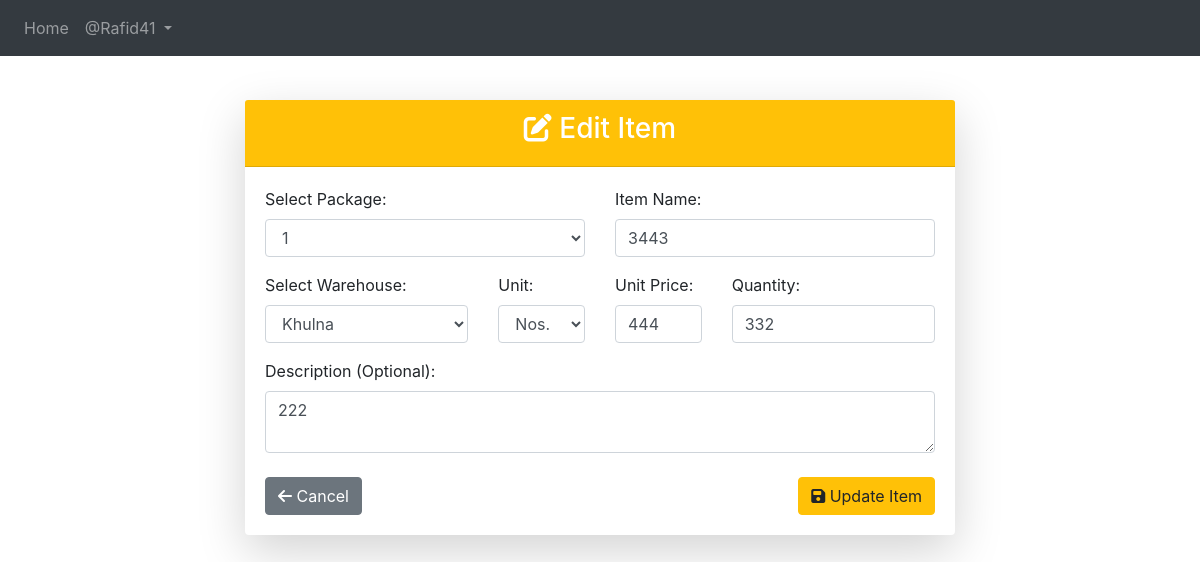
/entry/edit-item/4/ (signed in), run on an earlier commit of the app's database.
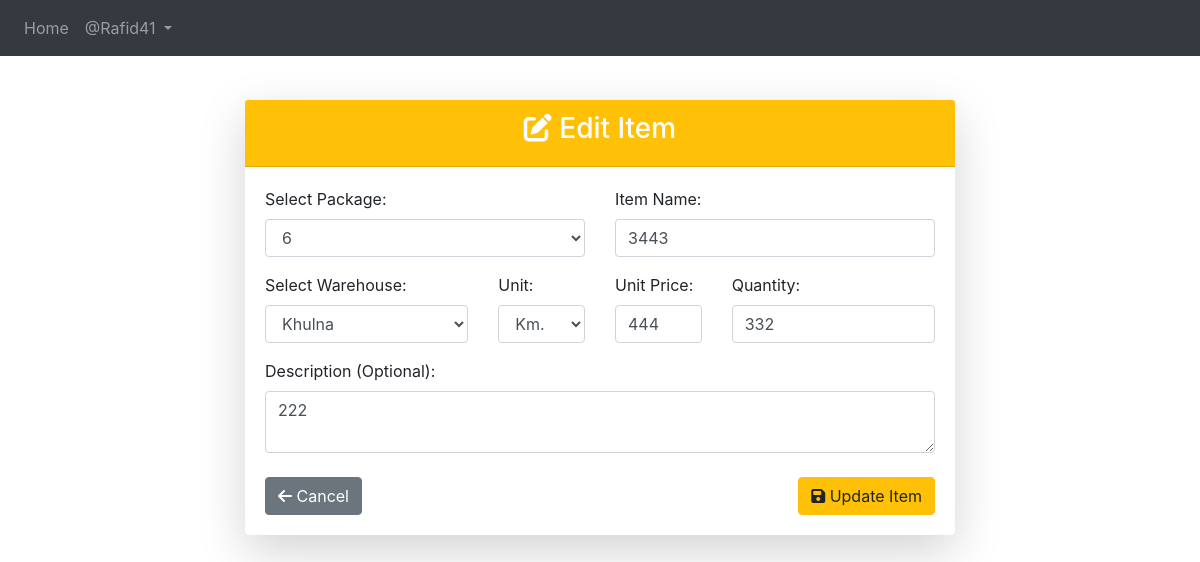
And on a later commit of the database.
### App_Entry/models.py (models this page shows, shortened)
class Item(models.Model):
    WAREHOUSE_CHOICES = [
        ("Dhaka", "Dhaka"),
        ("Khulna", "Khulna"),
        ("Chittagong", "Chittagong"),
    ]
    UNIT_CHOICES = [
        ("Nos.", "Nos."),
        ("Mtr.", "Mtr."),
        ("Km.", "Km."),
        ("Set.", "Set."),
        ("Pair.", "Pair."),
    ]
    name = models.CharField(max_length=255)
    description = models.TextField(blank=True, null=True)
    warehouse = models.CharField(
        max_length=50, choices=WAREHOUSE_CHOICES, default="Dhaka"
    )
    unit_of_item = models.CharField(
        max_length=10, choices=UNIT_CHOICES, default="Nos."
    )  # Updated field
    unit_price = models.BigIntegerField(default=0)
    quantity_of_item = models.BigIntegerField(default=0)
    package = models.ForeignKey(
        Package,
        on_delete=models.SET_NULL,
        related_name="package_of_item",
        null=True,
    )
    created_at = models.DateTimeField(auto_now_add=True)

class Package(models.Model):
    packageId = models.BigIntegerField(unique=True)

### App_Entry/views.py (the view, shortened to what this page needs)
# urls.py: path("edit-item/<int:item_id>/", views.edit_item, name="edit_item"),
@login_required
def edit_item(request, item_id):
    item = get_object_or_404(Item, pk=item_id)  # Get the item by ID
    packages = Package.objects.all()
    return render(
        request,
        "App_Entry/edit_item.html",
        {
            "item": item,
            "packages": packages,
            "warehouse_choices": Item.WAREHOUSE_CHOICES,
            "unit_choices": Item.UNIT_CHOICES,
        },
    )

### templates/App_Entry/edit_item.html (shortened to what this page needs)
{% extends 'base.html' %}
{% load crispy_forms_tags %}
{% load static %}
{% block body_block %}
<div class="container mt-4">
    <div class="row">
        <div class="col-lg-8 mx-auto">
            <div class="card shadow-lg border-0">
                <div class="card-header bg-warning text-white text-center">
                    <h3><i class="fas fa-edit"></i> Edit Item</h3>
                </div>
                <div class="card-body">
                    <form method="POST">
                        <div class="row">
                            <div class="col-md-6">
                                <label>Select Package:</label>
                                <select name="package" class="form-control" required>
                                    {% for package in packages %}
                                    <option value="{{ package.id }}" {% if item.package.id == package.id %}selected{% endif %}>
                                        {{ package.packageId }}
                                    </option>
                                    {% endfor %}
                                </select>
                            </div>
                            <div class="col-md-6">
                                <label>Item Name:</label>
                                <input type="text" name="item_name" class="form-control" value="{{ item.name }}" required>
                            </div>
                        </div>
                        <div class="row mt-3">
                            <div class="col-md-4">
                                <label>Select Warehouse:</label>
                                <select name="warehouse" class="form-control" required>
                                    {% for wh in warehouse_choices %}
                                    <option value="{{ wh.0 }}" {% if item.warehouse == wh.0 %}selected{% endif %}>
                                        {{ wh.1 }}
                                    </option>
                                    {% endfor %}
                                </select>
                            </div>
                            <div class="col-md-2">
                                <label>Unit:</label>
                                <select name="unit_of_item" class="form-control" required>
                                    {% for unit_key, unit_label in unit_choices %}
        <option value="{{ unit_key }}" {% if item.unit_of_item == unit_key %}selected{% endif %}>
            {{ unit_label }}
        </option>
    {% endfor %}
                                </select>
                            </div>
                            <div class="col-md-2">
                                <label>Unit Price:</label>
                                <input type="number" name="unit_price" class="form-control" value="{{ item.unit_price }}" required>
                            </div>
                            <div class="col-md-4">
                                <label>Quantity:</label>
                                <input type="number" name="quantity_of_item" class="form-control" value="{{ item.quantity_of_item }}" required>
                            </div>
                        </div>
                        <div class="form-group mt-3">
                            <label>Description (Optional):</label>
                            <textarea name="description" class="form-control" rows="2">{{ item.description }}</textarea>
                        </div>
                        <div class="d-flex justify-content-between mt-4">
                            <a href="{% url 'App_Entry:add_item_to_package' %}" class="btn btn-secondary">
                                <i class="fas fa-arrow-left"></i> Cancel
                            </a>
                            <button type="submit" class="btn btn-warning">
                                <i class="fas fa-save"></i> Update Item
                            </button>
                        </div>
                    </form>
                </div>
            </div>
        </div>
    </div>
</div>
{% endblock %}

What changed in the data, as far as the page shows it:
changed Item "Khulna": package "1" → "6"; unit_of_item (not shown) → "Km."
Also different on the page:
form field unit_of_item: "Nos." → (not shown)
